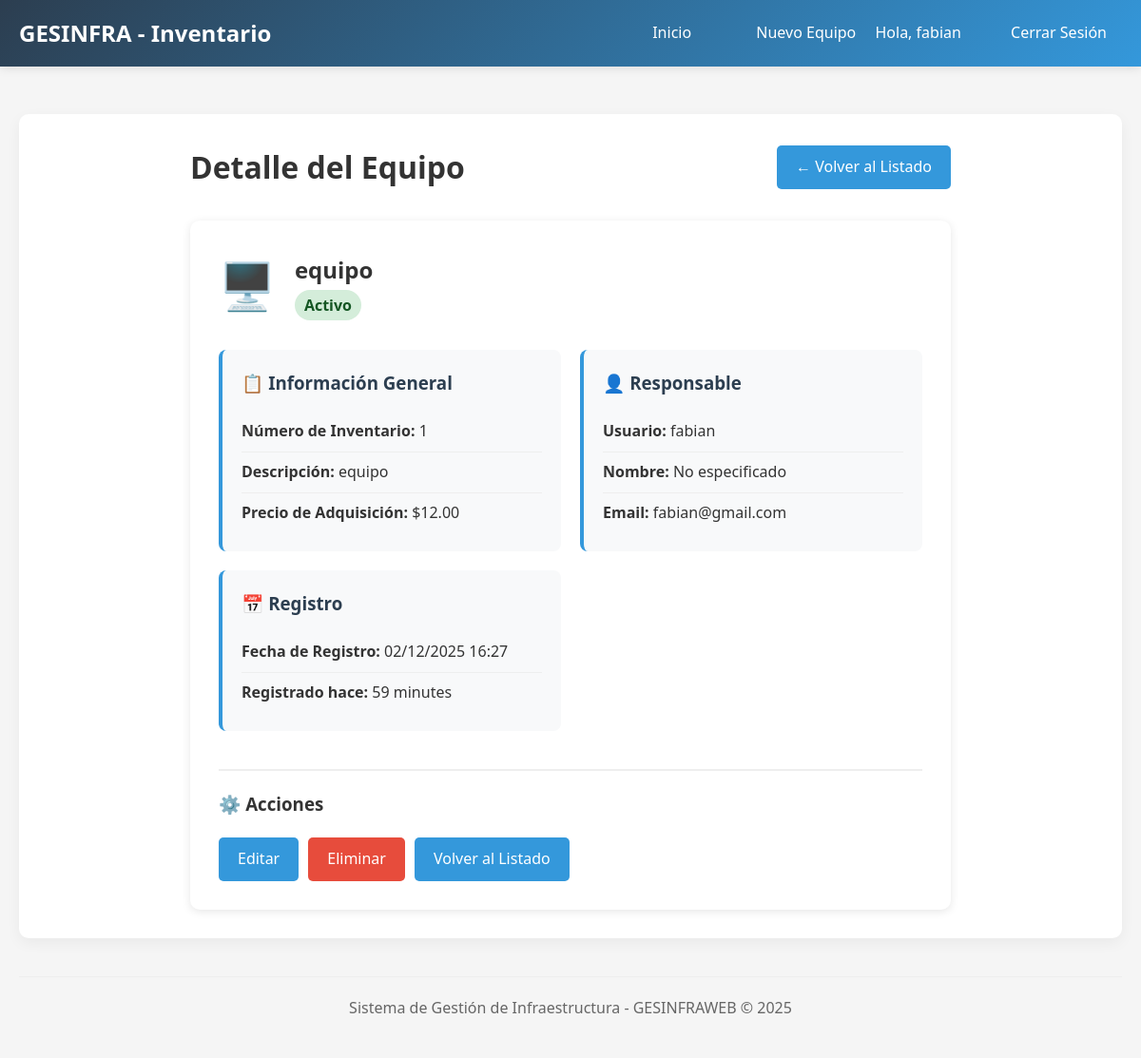
The page /inventario/1/ (signed in) on the database its author committed.
### inventario/models.py (models this page shows, shortened)
class Equipo(models.Model):
    numero_inventario = models.CharField(
        max_length=50,
        unique=True,
        verbose_name="Número de Inventario"
    )
    descripcion = models.CharField(
        max_length=200,
        verbose_name="Descripción del Equipo"
    )
    precio_adquisicion = models.DecimalField(
        max_digits=10,
        decimal_places=2,
        verbose_name="Precio de Adquisición"
    )
    usuario_responsable = models.ForeignKey(
        User,
        on_delete=models.CASCADE,
        verbose_name="Usuario Responsable"
    )
    fecha_registro = models.DateTimeField(
        auto_now_add=True,
        verbose_name="Fecha de Registro"
    )
    estado = models.CharField(
        max_length=20,
        choices=[
            ('activo', 'Activo'),
            ('inactivo', 'Inactivo'),
            ('mantenimiento', 'En Mantenimiento'),
            ('baja', 'Dado de Baja')
        ],
        default='activo',
        verbose_name="Estado del Equipo"
    )
    class Meta:
        verbose_name = "Equipo"
        verbose_name_plural = "Equipos"
        ordering = ['-fecha_registro']

### inventario/views.py (the view)
# urls.py: path('<int:id>/', views.detalle_equipo, name='detalle_equipo'),
@login_required
def detalle_equipo(request, id):
    equipo = get_object_or_404(Equipo, id=id)
    return render(request, 'inventario/detalle_equipo.html', {'equipo': equipo})

### inventario/templates/inventario/detalle_equipo.html (shortened to what this page needs)
{% extends 'inventario/base.html' %}
{% block content %}
<div style="max-width: 800px; margin: 0 auto;">
    <div style="display: flex; justify-content: space-between; align-items: center; margin-bottom: 30px;">
        <h1>Detalle del Equipo</h1>
        <a href="{% url 'inventario:listar_equipos' %}" class="btn">← Volver al Listado</a>
    </div>
    <div style="background: white; border-radius: 10px; padding: 30px; box-shadow: 0 2px 10px rgba(0,0,0,0.1);">
        <div style="display: flex; align-items: center; margin-bottom: 30px;">
            <div style="font-size: 3rem; margin-right: 20px;">🖥️</div>
            <div>
                <h2 style="margin-bottom: 5px;">{{ equipo.descripcion }}</h2>
                <span class="badge badge-{{ equipo.estado }}" style="font-size: 1rem;">
                    {{ equipo.get_estado_display }}
                </span>
            </div>
        </div>
        <div style="display: grid; grid-template-columns: repeat(auto-fit, minmax(300px, 1fr)); gap: 20px;">
            <div class="info-card">
                <h3>📋 Información General</h3>
                <ul style="list-style: none; padding: 0;">
                    <li><strong>Número de Inventario:</strong> {{ equipo.numero_inventario }}</li>
                    <li><strong>Descripción:</strong> {{ equipo.descripcion }}</li>
                    <li><strong>Precio de Adquisición:</strong> ${{ equipo.precio_adquisicion }}</li>
                </ul>
            </div>
            <div class="info-card">
                <h3>👤 Responsable</h3>
                <ul style="list-style: none; padding: 0;">
                    <li><strong>Usuario:</strong> {{ equipo.usuario_responsable.username }}</li>
                    <li><strong>Nombre:</strong> {{ equipo.usuario_responsable.get_full_name|default:"No especificado" }}</li>
                    <li><strong>Email:</strong> {{ equipo.usuario_responsable.email|default:"No especificado" }}</li>
                </ul>
            </div>
            <div class="info-card">
                <h3>📅 Registro</h3>
                <ul style="list-style: none; padding: 0;">
                    <li><strong>Fecha de Registro:</strong> {{ equipo.fecha_registro|date:"d/m/Y H:i" }}</li>
                    <li><strong>Registrado hace:</strong> {{ equipo.fecha_registro|timesince }}</li>
                </ul>
            </div>
        </div>
        <div style="margin-top: 40px; padding-top: 20px; border-top: 2px solid #eee;">
            <h3>⚙️ Acciones</h3>
            <div style="display: flex; gap: 10px; margin-top: 20px;">
                <a href="#" class="btn" style="background: #3498db;">Editar</a>
                <a href="#" class="btn" style="background: #e74c3c;">Eliminar</a>
                <a href="{% url 'inventario:listar_equipos' %}" class="btn">Volver al Listado</a>
            </div>
        </div>
    </div>
</div>
{% endblock %}

### inventario/templates/inventario/base.html (shortened to what this page needs)
<!DOCTYPE html>
<html lang="es">
<head>
</head>
<body>
    <nav class="navbar">
        <div class="nav-container">
            <a href="{% url 'inventario:listar_equipos' %}" class="logo">GESINFRA - Inventario</a>
            <div class="nav-links">
                <a href="{% url 'inventario:listar_equipos' %}">Inicio</a>
                <a href="{% url 'inventario:crear_equipo' %}">Nuevo Equipo</a>
                {% if user.is_authenticated %}
                    <span>Hola, {{ user.username }}</span>
                    <a href="{% url 'admin:logout' %}">Cerrar Sesión</a>
                {% endif %}
            </div>
        </div>
    </nav>
    <div class="container">
        <div class="content">
            {% block content %}{% endblock %}
        </div>
        <div class="footer">
            <p>Sistema de Gestión de Infraestructura - GESINFRAWEB &copy; {% now "Y" %}</p>
        </div>
    </div>
</body>
</html>

### inventario/templates/inventario/base.html (style rules this page uses)
* { margin: 0; padding: 0; box-sizing: border-box; font-family: 'Segoe UI', Tahoma, Geneva, Verdana, sans-serif; }
body { background-color: #f5f5f5; color: #333; line-height: 1.6; }
.container { max-width: 1200px; margin: 0 auto; padding: 20px; }
.navbar { background: linear-gradient(135deg, #2c3e50, #3498db); color: white; padding: 1rem 0; box-shadow: 0 2px 10px rgba(0,0,0,0.1); }
.nav-container { max-width: 1200px; margin: 0 auto; display: flex; justify-content: space-between; align-items: center; padding: 0 20px; }
.logo { font-size: 1.5rem; font-weight: bold; text-decoration: none; color: white; }
.nav-links a { color: white; text-decoration: none; margin-left: 2rem; padding: 0.5rem 1rem; border-radius: 4px; transition: background 0.3s; }
.content { background: white; border-radius: 10px; padding: 30px; margin-top: 30px; box-shadow: 0 5px 15px rgba(0,0,0,0.05); }
.btn { display: inline-block; padding: 10px 20px; background: #3498db; color: white; text-decoration: none; border-radius: 5px; border: none; cursor: pointer; font-size: 1rem; transition: background 0.3s; }
.badge { padding: 5px 10px; border-radius: 20px; font-size: 0.85rem; font-weight: bold; }
.badge-activo { background: #d4edda; color: #155724; }
.footer { text-align: center; margin-top: 40px; padding: 20px; color: #666; border-top: 1px solid #eee; }

### inventario/templates/inventario/detalle_equipo.html (style rules this page uses)
.info-card { background: #f8f9fa; padding: 20px; border-radius: 8px; border-left: 4px solid #3498db; }
.info-card h3 { margin-bottom: 15px; color: #2c3e50; }
.info-card li { padding: 8px 0; border-bottom: 1px solid #eee; }
.info-card li:last-child { border-bottom: none; }

### rows shown on the page
Equipo: descripcion "equipo", estado "Activo", numero_inventario "1", precio_adquisicion "12.00", usuario_responsable.username "fabian", usuario_responsable.get_full_name "No especificado", usuario_responsable.email "fabian@gmail.com", fecha_registro "02/12/2025 16:27", fecha_registro "59 minutes"

### other values the page prints
{{ user.username }} "fabian"
